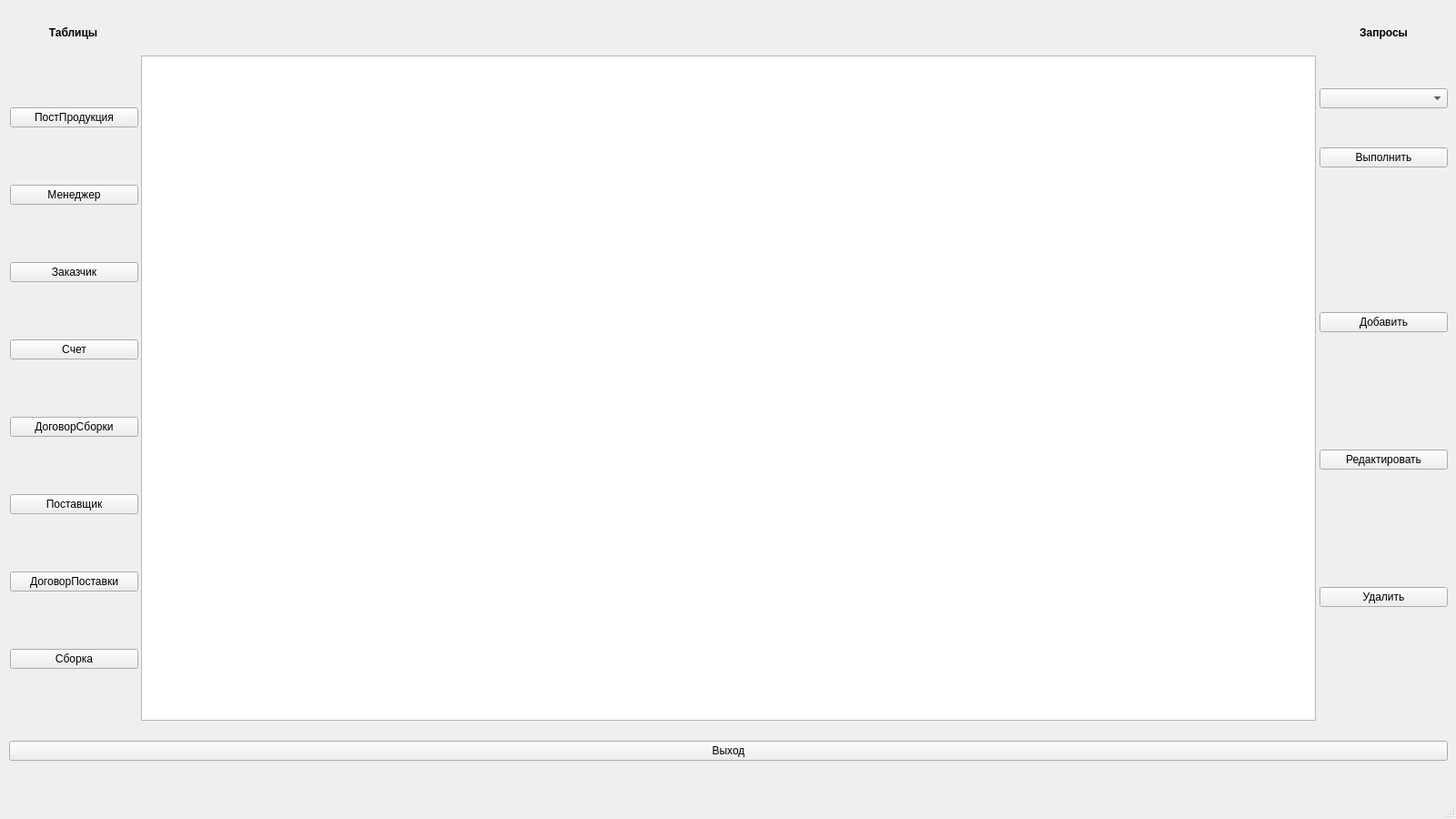
<?xml version="1.0" encoding="UTF-8"?>
<ui version="4.0">
 <class>MainWindow</class>
 <widget class="QMainWindow" name="MainWindow">
  <property name="geometry">
   <rect>
    <x>0</x>
    <y>0</y>
    <width>1600</width>
    <height>900</height>
   </rect>
  </property>
  <property name="windowTitle">
   <string>MainWindow</string>
  </property>
  <widget class="QWidget" name="centralwidget">
   <widget class="QTableView" name="tableView">
    <property name="geometry">
     <rect>
      <x>155</x>
      <y>61</y>
      <width>1291</width>
      <height>731</height>
     </rect>
    </property>
   </widget>
   <widget class="QWidget" name="verticalLayoutWidget_2">
    <property name="geometry">
     <rect>
      <x>11</x>
      <y>61</y>
      <width>141</width>
      <height>731</height>
     </rect>
    </property>
    <layout class="QVBoxLayout" name="verticalLayout_2">
     <item>
      <widget class="QPushButton" name="PostProduct">
       <property name="text">
        <string>ПостПродукция</string>
       </property>
      </widget>
     </item>
     <item>
      <widget class="QPushButton" name="Manager">
       <property name="text">
        <string>Менеджер</string>
       </property>
      </widget>
     </item>
     <item>
      <widget class="QPushButton" name="Test">
       <property name="text">
        <string>Заказчик</string>
       </property>
      </widget>
     </item>
     <item>
      <widget class="QPushButton" name="Chet">
       <property name="text">
        <string>Счет</string>
       </property>
      </widget>
     </item>
     <item>
      <widget class="QPushButton" name="DogovorInSborka">
       <property name="text">
        <string>ДоговорСборки</string>
       </property>
      </widget>
     </item>
     <item>
      <widget class="QPushButton" name="Postavshik">
       <property name="text">
        <string>Поставщик</string>
       </property>
      </widget>
     </item>
     <item>
      <widget class="QPushButton" name="DogovorInPostavka">
       <property name="text">
        <string>ДоговорПоставки</string>
       </property>
      </widget>
     </item>
     <item>
      <widget class="QPushButton" name="Sborka">
       <property name="text">
        <string>Сборка</string>
       </property>
      </widget>
     </item>
    </layout>
   </widget>
   <widget class="QWidget" name="verticalLayoutWidget_3">
    <property name="geometry">
     <rect>
      <x>1450</x>
      <y>220</y>
      <width>141</width>
      <height>571</height>
     </rect>
    </property>
    <layout class="QVBoxLayout" name="verticalLayout_3">
     <item>
      <widget class="QPushButton" name="Add">
       <property name="text">
        <string>Добавить</string>
       </property>
      </widget>
     </item>
     <item>
      <widget class="QPushButton" name="Redact">
       <property name="text">
        <string>Редактировать</string>
       </property>
      </widget>
     </item>
     <item>
      <widget class="QPushButton" name="Delete">
       <property name="text">
        <string>Удалить</string>
       </property>
      </widget>
     </item>
    </layout>
   </widget>
   <widget class="QWidget" name="verticalLayoutWidget_5">
    <property name="geometry">
     <rect>
      <x>10</x>
      <y>10</y>
      <width>141</width>
      <height>51</height>
     </rect>
    </property>
    <layout class="QVBoxLayout" name="verticalLayout_5">
     <item>
      <widget class="QLabel" name="label">
       <property name="font">
        <font>
         <pointsize>9</pointsize>
         <weight>75</weight>
         <bold>true</bold>
        </font>
       </property>
       <property name="text">
        <string>Таблицы</string>
       </property>
       <property name="alignment">
        <set>Qt::AlignCenter</set>
       </property>
      </widget>
     </item>
    </layout>
   </widget>
   <widget class="QWidget" name="verticalLayoutWidget_4">
    <property name="geometry">
     <rect>
      <x>150</x>
      <y>10</y>
      <width>1301</width>
      <height>51</height>
     </rect>
    </property>
    <layout class="QVBoxLayout" name="verticalLayout_4">
     <item>
      <widget class="QLabel" name="Info">
       <property name="font">
        <font>
         <pointsize>12</pointsize>
         <weight>75</weight>
         <bold>true</bold>
        </font>
       </property>
       <property name="text">
        <string/>
       </property>
       <property name="alignment">
        <set>Qt::AlignCenter</set>
       </property>
      </widget>
     </item>
    </layout>
   </widget>
   <widget class="QWidget" name="horizontalLayoutWidget">
    <property name="geometry">
     <rect>
      <x>10</x>
      <y>800</y>
      <width>1581</width>
      <height>51</height>
     </rect>
    </property>
    <layout class="QHBoxLayout" name="horizontalLayout">
     <item>
      <widget class="QPushButton" name="Exit">
       <property name="text">
        <string>Выход</string>
       </property>
      </widget>
     </item>
    </layout>
   </widget>
   <widget class="QWidget" name="verticalLayoutWidget">
    <property name="geometry">
     <rect>
      <x>1450</x>
      <y>10</y>
      <width>141</width>
      <height>51</height>
     </rect>
    </property>
    <layout class="QVBoxLayout" name="verticalLayout">
     <item>
      <widget class="QLabel" name="label_2">
       <property name="font">
        <font>
         <pointsize>9</pointsize>
         <weight>75</weight>
         <bold>true</bold>
        </font>
       </property>
       <property name="text">
        <string>Запросы</string>
       </property>
       <property name="alignment">
        <set>Qt::AlignCenter</set>
       </property>
      </widget>
     </item>
    </layout>
   </widget>
   <widget class="QWidget" name="verticalLayoutWidget_6">
    <property name="geometry">
     <rect>
      <x>1450</x>
      <y>60</y>
      <width>141</width>
      <height>161</height>
     </rect>
    </property>
    <layout class="QVBoxLayout" name="verticalLayout_6">
     <item>
      <widget class="QComboBox" name="Zapros"/>
     </item>
     <item>
      <widget class="QPushButton" name="Go">
       <property name="text">
        <string>Выполнить</string>
       </property>
      </widget>
     </item>
    </layout>
   </widget>
  </widget>
  <widget class="QMenuBar" name="menubar">
   <property name="geometry">
    <rect>
     <x>0</x>
     <y>0</y>
     <width>1600</width>
     <height>26</height>
    </rect>
   </property>
  </widget>
  <widget class="QStatusBar" name="statusbar"/>
 </widget>
 <resources/>
 <connections/>
</ui>
